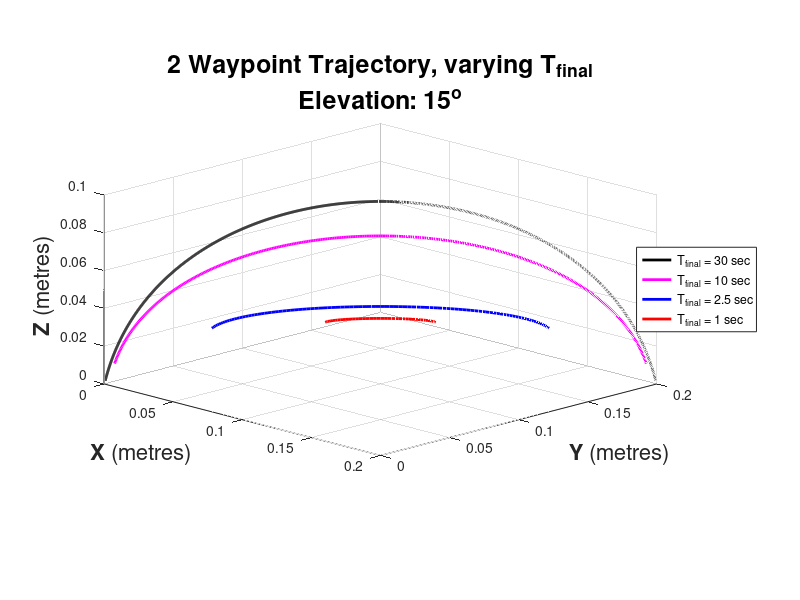

Write MATLAB code to recreate this figure. (Note: this script raises an error after producing the figure.)
clear all
close all
clc

%% Setup
    TIME_FINAL = [30, 10, 2.5, 1];
    TIME_STEP  = 1/40;
    COLOUR = 'kmbr';
    STYLE = '----';

%% Trajectory Generation - Cubic Polynomial Splines
   
    TrajectoryTest = figure(1);
        hold on
        grid on
        axis equal
        set(gca,'Color','#DDDDDD');
        xlabel('{\bfX} (metres)','FontSize',16);
        ylabel('{\bfY} (metres)','FontSize',16);
        zlabel('{\bfZ} (metres)','FontSize',16);
        title({'2 Waypoint Trajectory, varying T_{final}',...
               'Elevation: 15^{o}'},'FontSize',18);
        view(45,15);
        axis([0 0.2 0 0.2 0 0.1])

        for i=1:length(TIME_FINAL)
            D   = diag(1:3,-1);
            % Inital Waypoint
            qi  = [0, 0;
                   0, 0;
                   0, 0];
            ti  = 0;
            tti = ti.^(0:3).';
            TI  = [tti, D*tti];
            % Final Waypoint
            qf  = [0.2, 0;
                   0.2, 0;
                   0,    0];
            tf  = TIME_FINAL(i);
            ttf = tf.^(0:3).';
            TF  = [ttf, D*ttf];
            % Mid Waypoint
            qm  = [(qi(1,1) + qf(1,1))/2, 0;
                   (qi(2,1) + qf(2,1))/2, 0;
                                     0.1, 0];
            tm  = (ti + tf) / 2;
            ttm = tm.^(0:3).';
            TM  = [ttm, D*ttm];
            % Evaluate Polynomial Coefficients 
            C = [qi qm qf] / [TI TM TF];
            %C = [qi qf] / [TI TF];
            % Evaluate Time and Positions
            tspan = ti:TIME_STEP:tf;
            tt = tspan.^((0:3).');
            q = C*tt;

            plot3(q(1,:),q(2,:),q(3,:),'LineWidth',2,...
                'LineStyle',STYLE(i),'Color',COLOUR(i));
        end
        lgd=legend('T_{final} = 30 sec ','T_{final} = 10 sec',...
                   'T_{final} = 2.5 sec','T_{final} = 1 sec ',...
               'Location','eastoutside');
        lgd.FontSize = 14;

 %% Trajectory Generation - Quintic
    TrajectoryTest = figure(2);
        hold on
        grid on
        axis equal
        set(gca,'Color','#DDDDDD');
        xlabel('{\bfX} (metres)','FontSize',16);
        ylabel('{\bfY} (metres)','FontSize',16);
        zlabel('{\bfZ} (metres)','FontSize',16);
        title({'3 Waypoint Trajectory, varying T_{final}',...
               'Elevation: 15^{o}'},'FontSize',18);
        view(45,15);
        axis([0 0.2 0 0.2 0 0.1])

        for i=1:length(TIME_FINAL)
            D   = diag(1:5,-1);
            % Inital Waypoint
            qi  = [0, 0, 0;
                   0, 0, 0;
                   0, 0, 0];
            ti  = 0;
            tti = ti.^(0:5).';
            TI  = [tti, D*tti, D^2*tti];
            % Final Waypoint
            qf  = [0.2, 0, 0;
                   0.2, 0, 0;
                   0,   0, 0];
            tf  = TIME_FINAL(i);
            ttf = tf.^(0:5).';
            TF  = [ttf, D*ttf, D^2*ttf];
            % Mid Waypoint
            qm  = [(qi(1,1) + qf(1,1))/2, 0, 0;
                   (qi(2,1) + qf(2,1))/2, 0, 0;
                                     0.1, 0, 0];
            tm  = (ti + tf) / 2;
            ttm = tm.^(0:5).';
            TM  = [ttm, D*ttm, D^2*ttm];
            % Evaluate Polynomial Coefficients 
            C = [qi qm qf] / [TI TM TF];
            %C = [qi qf] / [TI TF];
            % Evaluate Time and Positions
            tspan = ti:TIME_STEP:tf;
            tt = tspan.^((0:5).');
            q = C*tt;

            plot3(q(1,:),q(2,:),q(3,:),'LineWidth',2,...
                'LineStyle',STYLE(i),'Color',COLOUR(i));
        end
        lgd=legend('T_{final} = 30 sec ','T_{final} = 10 sec',...
                   'T_{final} = 2.5 sec','T_{final} = 1 sec ',...
               'Location','eastoutside');
        lgd.FontSize = 14;
        
%% Trajectory Generation - Continuous Tim
    
    TrajectoryTest = figure(3);
        hold on
        grid on
        axis equal
        set(gca,'Color','#DDDDDD');
        xlabel('{\bfX} (metres)','FontSize',16);
        ylabel('{\bfY} (metres)','FontSize',16);
        zlabel('{\bfZ} (metres)','FontSize',16);
        title({'3 Waypoint Trajectory, varying T_{final}',...
               'Elevation: 15^{o}'},'FontSize',18);
        view(45,15);

        for i=1:length(TIME_FINAL)
            ti  = 0;
            tf  = TIME_FINAL(i);
            td  = tf - ti;
            qi  = [0.0; 0.0;   0];
            qf  = [0.2; 0.2;   0];
            qm  = [(qi(1) + qf(1))/2;
                   (qi(2) + qf(1))/2;
                                 0.1];
            
            Ay  = 2*qm(3) / (ti + (td/2))^2;
            Vy  = Ay*(ti + (td/2));
        
            Q = @(t)  [qi(1) + ((qf(1)-qi(1)) / td).*t;
                       qi(2) + ((qf(2)-qi(2)) / td).*t;
                       Vy*t - Ay.*(t.^2)./2];
        
            tspan = ti:TIME_STEP:tf;
            P = Q(tspan);
        
            plot3(P(1,:),P(2,:),P(3,:),'LineWidth',2,...
                    'LineStyle',STYLE(i),'Color',COLOUR(i));
        end
        


